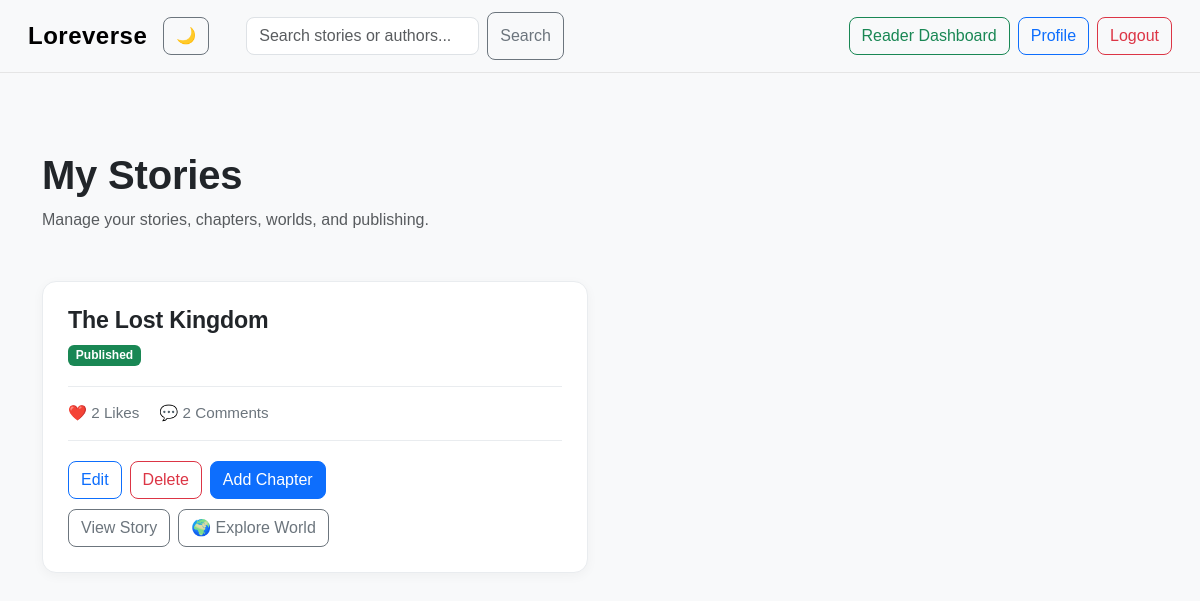
Page /my_stories/ (signed in) on the earlier database version.
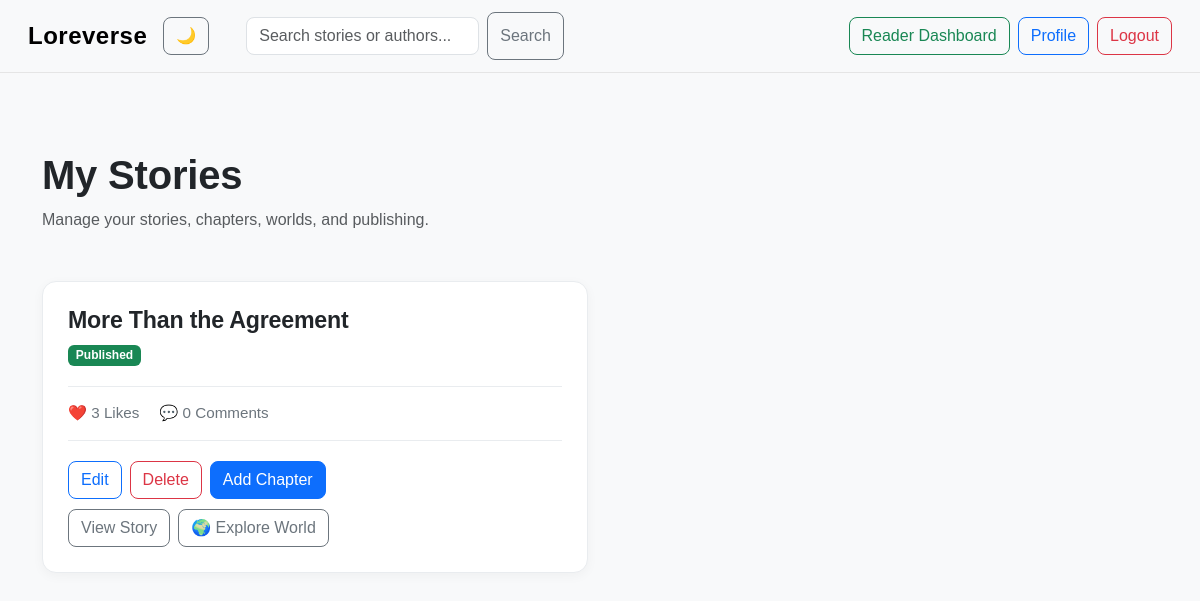
Same page on the later database version.
### loreverse/models.py (models this page shows, shortened)
class Story(models.Model):
    GENRE_CHOICES = [
        ("Fantasy", "Fantasy"),
        ("Romance", "Romance"),
        ("Mystery", "Mystery"),
        ("Horror", "Horror"),
        ("Science Fiction", "Science Fiction"),
        ("Adventure", "Adventure"),
        ("Other", "Other"),]
    title = models.CharField(max_length=200)
    genre = models.CharField(max_length=30, choices=GENRE_CHOICES, default="Other")
    tags = models.CharField(max_length=300, blank=True)
    description = models.TextField()
    cover_image = models.ImageField(upload_to="story_covers/",blank=True)
    author = models.ForeignKey(User, on_delete=models.CASCADE)
    published = models.BooleanField(default=False)
    created_at = models.DateTimeField(auto_now_add=True)
    updated_at = models.DateTimeField(auto_now=True)
    favorited_by = models.ManyToManyField(User, related_name="favorite_stories", blank=True)
    want_to_read_by = models.ManyToManyField(User, related_name="want_to_read_stories", blank=True)

### loreverse/views.py (the view)
# urls.py: path("my_stories/", views.my_stories, name="my_stories"),
@login_required
def my_stories(request):
    stories = Story.objects.filter(author=request.user).annotate(
        total_likes=Count("chapters__likes", distinct=True),
        total_comments=Count("chapters__comments", distinct=True),
    )
    return render(request, "loreverse/my_stories.html", {"stories": stories})

### loreverse/templates/loreverse/my_stories.html (shortened to what this page needs)
{% extends "loreverse/layout.html" %}
{% block body %}
<div class="container py-5">
    <div class="mb-5">
        <h1 class="fw-bold">My Stories</h1>
        <p class="text-muted mb-0">
            Manage your stories, chapters, worlds, and publishing.
        </p>
    </div>
    {% if stories %}
        <div class="row g-4">
            {% for story in stories %}
                <div class="col-lg-6">
                    <div class="writer-story-card">
                        <div class="writer-story-header">
                            <div>
                                <h2>{{ story.title }}</h2>
                                {% if story.published %}
                                    <span class="badge text-bg-success">Published</span>
                                {% else %}
                                    <span class="badge text-bg-secondary">Not Published</span>
                                {% endif %}
                            </div>
                        </div>
                        <div class="writer-story-stats">
                            <span>❤️ {{ story.total_likes }} Likes</span>
                            <span>💬 {{ story.total_comments }} Comments</span>
                        </div>
                        <div class="writer-story-actions">
                            <a href="{% url 'edit_story' story.id %}"class="btn btn-outline-primary">Edit</a>
                            <form action="{% url 'delete_story' story.id %}" method="post" class="d-inline delete-story-form">
                                <button type="submit" class="btn btn-outline-danger">
                                   Delete
                                </button>
                            </form>
                            <a href="{% url 'create_chapter' story.id %}" class="btn btn-primary">
                                Add Chapter
                            </a>
                        </div>
                        <div class="writer-secondary-actions">
                            {% if story.published %}
                                <a href="{% url 'story_detail' story.id %}" class="btn btn-outline-secondary">
                                    View Story
                                </a>
                            {% endif %}
                            {% if story.world %}
                                <a href="{% url 'world_explorer' story.id %}" class="btn btn-outline-secondary">
                                    🌍 Explore World
                                </a>
                            {% else %}
                                <a href="{% url 'create_world' story.id %}"class="btn btn-outline-secondary">
                                    🌍 Add World
                                </a>
                            {% endif %}
                        </div>
                    </div>
                </div>
            {% endfor %}
        </div>
    {% else %}
        <div class="empty-state text-center">
            <h4>No stories yet</h4>
            <p>You have not created any stories yet.</p>
        </div>
    {% endif %}
</div>
{% endblock %}

Differences in the rows shown:
removed Story: title "The Lost Kingdom", published "Published", total_likes "2", total_comments "2", shows "🌍 Explore World"
added Story: title "More Than the Agreement", published "Published", total_likes "3", total_comments "0", shows "🌍 Explore World"
